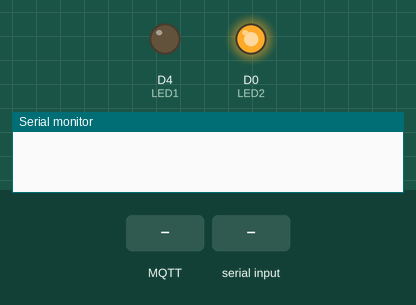
Recording of a sketch running on a simulated ESP8266 (Wemos D1 mini). Shown: output pins drawn as LEDs (lit = HIGH), the last lines printed to the serial monitor. The inputs (shaded band) are chosen by the test bench. WiFi joins after 1.5 s; servers stay silent unless stated; no MQTT or app messages arrive unless stated.

Above: at 0.1 s.
At 1.7 s:
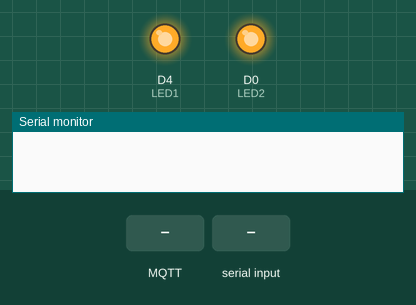
At 3.7 s:
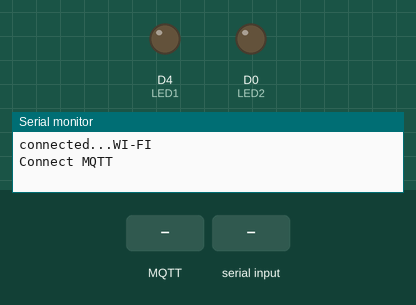
3.8 s: MQTT message "A" arrives on the first subscribed topic
5.3 s: "A\n" received over the second serial link
6.8 s: MQTT message "B" arrives on the first subscribed topic
8.3 s: "B\n" received over the second serial link
9.8 s: MQTT message "C" arrives on the first subscribed topic
11.3 s: "C\n" received over the second serial link
Timing chart, 0 to 13.8 s (numbered marks = the images above; inputs shaded):
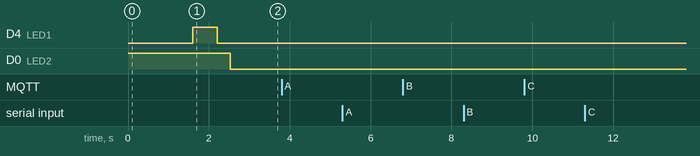

The sketch:

CodeEsp.ino
```cpp
#include <ESP8266WiFi.h>
#include <PubSubClient.h>
#include <SoftwareSerial.h>
#include <DNSServer.h>
#include <ESP8266WebServer.h>
#include <WiFiManager.h>

const byte RX = D6;
const byte TX = D5;
SoftwareSerial mySerial =  SoftwareSerial(RX, TX);
char ssid[] = "";
char pass[] = "";
#include <Ticker.h>
Ticker ticker;
uint8_t LED1 = 2;
uint8_t LED2 = 16;
String inputString = "";
boolean stringComplete = false;
const char* mqtt_server = "m13.cloudmqtt.com";

WiFiClient espClient;
PubSubClient client(espClient);
long lastMsg = 0;
String Data = "";
char msg[50];
String DataMQTT = "";
char ChuoiEspSendMQTT[] = "A0B0C0D0E0F0G0H0J";
String ChuoiGhep = "A0B0C0D0E0F0G0H0J";

int trangthai_servo_cuachinh = 0;
int trangthai_led_phongkhach = 0;
int trangthai_quat_phongkhach = 0;
int trangthai_servo_phongngu = 0;
int trangthai_servo_phoido = 0;
int trangthai_servo_garage = 0;

int trangthai_led_cauthang = 0;

int trangthai_led_phongngu = 0;

int trangthai_led_nhavesinh = 0;

int trangthai_led_phongbep = 0;

int pwm_dongco1 = 0;
int pwm_dongco2 = 0;

int trangthai_dongco1 = 0;
int trangthai_dongco2 = 0;

int trangthai_cambienchuyedong = 0;
int trangthai_cambienhongngoai = 0;
int trangthai_cambienanhsang = 0;
int trangthai_buzzer = 0;

int trangthai_cua_garage = 0;

int trangthai_led_garage = 0;

int trangthai_quat_phongngu = 0;

int cambienga = 0;
int nhietdodht = 0;
int doamdht = 0;
float nhietdolm35 = 0;
int cambienanhsang = 0;

int biennhavesinh = 0;
String A = "A";
String B = "B";
String C = "C";
String D = "D";
String E = "E";
String F = "F";
String G = "G";
String H = "H";
String J = "J";
String K = "K";
String L = "L";
String M = "M";
String N = "N";
String R = "R";
String T = "T";
String Y = "Y";
String U = "U";
String I = "I";
int bien = 0;
int dem = 0;
void tick()
{
  //toggle state
  int state = digitalRead(LED1);  // get the current state of GPIO1 pin
  digitalWrite(LED1, !state);     // set pin to the opposite state
}
void configModeCallback (WiFiManager *myWiFiManager)
{
  Serial.println(WiFi.softAPIP());
  //if you used auto generated SSID, print it
  Serial.println(myWiFiManager->getConfigPortalSSID());
  ticker.attach(0.2, tick);
}
void setup()
{

  Serial.begin(9600);
  mySerial.begin(9600);

  pinMode(LED1, OUTPUT);
  pinMode(LED2, OUTPUT);
  digitalWrite(LED2, HIGH);
  //WiFi.disconnect();
  delay(1000);
  WiFi.begin(ssid, pass);
  ticker.attach(0.6, tick);
  WiFiManager wifiManager;
  wifiManager.EC_begin();
  wifiManager.EC_read();
  wifiManager.setAPCallback(configModeCallback);
  wifiManager.autoConnect("Config_WiFi_Esp", "123456789"); // Имя точки досупа Wi-FI и Пароль для настройки WEMOS D1 (ESP8266)
  Serial.println("connected...WI-FI");


  client.setServer(mqtt_server, 10660);
  delay(10);

  client.setCallback(callback);
  delay(10);


  ticker.detach();
  digitalWrite(LED2, LOW);

  digitalWrite(LED1, LOW);

  bien = 1;

}

void callback(char* topic, byte* payload, unsigned int length)
{
  for (int i = 0; i < length; i++)
  {
    lastMsg = millis();
    Data += (char)payload[i];
  }

  Serial.println(Data);
  mySerial.println(Data);
  delay(100);
  Data = "";
}

void reconnect()
{

  while (!client.connected())
  {


    if (client.connect("Wemos_D1", "eloauzoy", "B34RcZi91Zts"))
    {
      Serial.println("Connect MQTT");
      client.subscribe("HTMLSENDHUNG"); // trùng vơi topuc trên app gửi data xuông
      digitalWrite(LED1, LOW);
      bien = 1;
    }
    else
    {
      bien = 0;
      digitalWrite(LED1, HIGH);
      Serial.println("Disconnect MQTT");
    }
  }
}
void loop()
{

  if (!client.connected())
  {
    reconnect();
  }
  client.loop();

  Read_Uart();

}

void Read_Uart()
{
  while (mySerial.available())
  {
    char inChar = (char)mySerial.read();
    inputString += inChar;
    if (inChar == '\n')
    {
      stringComplete = true;
    }
    if (stringComplete)
    {
      dem++;
      Serial.print(dem);
      Serial.print(".Data Mega Send = ");
      Serial.println(inputString);

      int  TimA, TimB, TimC, TimD, TimE , TimF , TimG , TimH , TimJ , TimK , TimL, TimM , TimN, TimR, TimT, TimY , TimU , TimI = -1;
      String ChuoiA, ChuoiB, ChuoiC, ChuoiD, ChuoiE , ChuoiF , ChuoiG , ChuoiH , ChuoiJ , ChuoiK, ChuoiL, ChuoiM, ChuoiN, ChuoiR, ChuoiT, ChuoiY, ChuoiU = "";
      // A[nhietdodht]B[doamdht]C[nhietdolm35]D[cambienga]E[trangthai_servo_cuachinh]F[trangthai_led_phongkhach]G[trangthai_quat_phongkhach]H[trangthai_led_cauthang]
      //J[trangthai_led_phongngu]K[trangthai_quat_phongngu]L[trangthai_servo_phongngu]M[trangthai_led_nhavesinh]
      //N[trangthai_led_phongbep]R[trangthai_servo_phoido]T[trangthai_buzzer]Y[trangthai_led_garage]U[trangthai_cua_garage]I


      TimA = inputString.indexOf("A");
      TimB = inputString.indexOf("B");
      TimC = inputString.indexOf("C");
      TimD = inputString.indexOf("D");
      TimE = inputString.indexOf("E");
      TimF = inputString.indexOf("F");
      TimG = inputString.indexOf("G");
      TimH = inputString.indexOf("H");
      TimJ = inputString.indexOf("J");
      TimK = inputString.indexOf("K");
      TimL = inputString.indexOf("L");
      TimM = inputString.indexOf("M");
      TimN = inputString.indexOf("N");
      TimR = inputString.indexOf("R");
      TimT = inputString.indexOf("T");
      TimY = inputString.indexOf("Y");
      TimU = inputString.indexOf("U");
      TimI = inputString.indexOf("I");

      if (TimA >= 0 && TimF >= 0 && TimY >= 0 )
      {

        // A[nhietdodht]B[doamdht]C[nhietdolm35]D[cambienga]E[trangthai_servo_cuachinh]F[trangthai_led_phongkhach]G[trangthai_quat_phongkhach]H[trangthai_led_cauthang]
        //J[trangthai_led_phongngu]K[trangthai_quat_phongngu]L[trangthai_servo_phongngu]M[trangthai_led_nhavesinh]
        //N[trangthai_led_phongbep]R[trangthai_servo_phoido]T[trangthai_buzzer]Y[trangthai_led_garage]U[trangthai_cua_garage]I

        //nhietdodht
        ChuoiA = inputString.substring(TimA + 1 , TimB);
        nhietdodht = ChuoiA.toInt();
        //doamdht
        ChuoiB = inputString.substring(TimB + 1 , TimC);
        doamdht = ChuoiB.toInt();


        //nhietdolm35
        ChuoiC = inputString.substring(TimC + 1 , TimD);
        nhietdolm35  = ChuoiC.toFloat();

        //cambienga
        ChuoiD = inputString.substring(TimD + 1 , TimE);
        cambienga = ChuoiD.toInt();

        //trangthai_servo_cuachinh
        ChuoiE = inputString.substring(TimE + 1 , TimF);
        trangthai_servo_cuachinh = ChuoiE.toInt();

        //trangthai_led_phongkhach
        ChuoiF = inputString.substring(TimF + 1 , TimG);
        trangthai_led_phongkhach = ChuoiF.toInt();

        //trangthai_quat_phongkhach
        ChuoiG = inputString.substring(TimG + 1 , TimH);
        trangthai_quat_phongkhach = ChuoiG.toInt();

        //trangthai_led_cauthang
        ChuoiH = inputString.substring(TimH + 1 , TimJ);
        trangthai_led_cauthang = ChuoiH.toInt();

        //trangthai_led_phongngu
        ChuoiJ = inputString.substring(TimJ + 1 , TimK);
        trangthai_led_phongngu = ChuoiJ.toInt();

        //trangthai_quat_phongngu
        ChuoiK = inputString.substring(TimK + 1 , TimL);
        trangthai_quat_phongngu  = ChuoiK.toInt();

        //trangthai_servo_phongngu
        ChuoiL = inputString.substring(TimL + 1 , TimM);
        trangthai_servo_phongngu = ChuoiL.toInt();


        //trangthai_led_nhavesinh
        ChuoiM = inputString.substring(TimM + 1 , TimN);
        trangthai_led_nhavesinh = ChuoiM.toInt();


        //trangthai_led_phongbep
        ChuoiN = inputString.substring(TimN + 1 , TimR);
        trangthai_led_phongbep = ChuoiN.toInt();

        //trangthai_servo_phoido
        ChuoiR = inputString.substring(TimR + 1 , TimT);
        trangthai_servo_phoido = ChuoiR.toInt();

        //trangthai_buzzer
        ChuoiT = inputString.substring(TimT + 1 , TimY);
        trangthai_buzzer = ChuoiT.toInt();


        //trangthai_led_garage
        ChuoiY = inputString.substring(TimY + 1 , TimU);
        trangthai_led_garage = ChuoiY.toInt();

        //trangthai_cua_garage
        ChuoiU = inputString.substring(TimU + 1 , TimI);
        trangthai_cua_garage = ChuoiU.toInt();


        ChuoiGhep  = A + nhietdodht + B + doamdht + C + nhietdolm35 + D + cambienga + E + trangthai_servo_cuachinh + F + trangthai_led_phongkhach + G + trangthai_quat_phongkhach + H + trangthai_led_cauthang + J + trangthai_led_phongngu + K + trangthai_quat_phongngu + L + trangthai_servo_phongngu + M + trangthai_led_nhavesinh + N + trangthai_led_phongbep + R + trangthai_servo_phoido + T + trangthai_buzzer + Y + trangthai_led_garage + U + trangthai_cua_garage + I;


        for (byte len = 1; len <= ChuoiGhep.length() + 1; len++)
        {
          ChuoiGhep.toCharArray(ChuoiEspSendMQTT, len);
          delay(3);
        }

        client.publish("ESPHUNG", ChuoiEspSendMQTT);


      }


      inputString = "";
      stringComplete = false;
    }
  }
}
```
